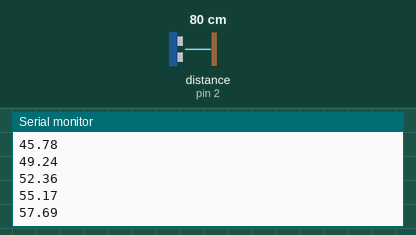
Simulated run of this sketch. Board: Arduino Uno, built with avr-gcc and run on an emulated ATmega328P. Shown: the last lines printed to the serial monitor. Wiring (inferred from the names in the program): ultrasonic range finder: trigger pin 2; echo pin 2. The test bench sets the inputs (shaded band); at power-on: distance to the obstacle (sensor on pin 2) 80 cm. The echo pulse lasts 58.3 µs per cm.

Above: at 1.2 s.
1.3 s: distance to the obstacle (sensor on pin 2) set to 2 cm
At 1.38 s:
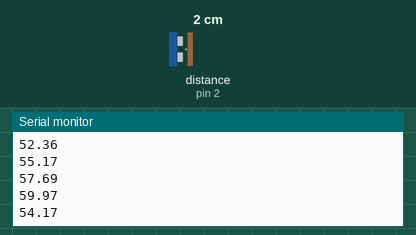
2.8 s: distance to the obstacle (sensor on pin 2) set to 4 cm
At 2.8 s:
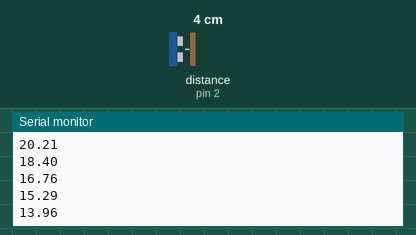
Timing chart, 0 to 5.8 s (numbered marks = the images above; inputs shaded):
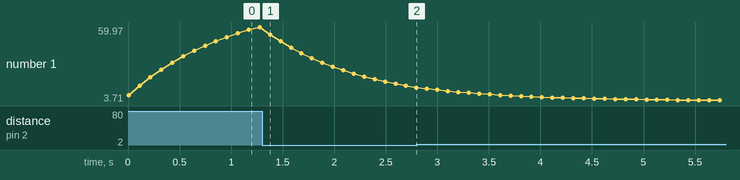

Measured:
- after the input at 1.3 s, the serial monitor: prints a new line after 0.08 s (image 1)
- plotted number 1: 59.97 → 13.96 after the input at 1.3 s

The sketch:

ultrasonic_1.ino
```cpp
#define US 2
unsigned long duration; //usecs
float distance = 0.0;

float A = 0.1;
float B;

void setup()
{
  Serial.begin(9600);
  pinMode(US, OUTPUT);
  digitalWrite(US, LOW);
  B = 1.0 - A;

}

void loop()
{
  pinMode(US, OUTPUT);
  // The US triggered by a HIGH pulse of 10 or more microseconds.
  // Give a short LOW pulse beforehand to ensure a clean HIGH pulse:
  digitalWrite(US, LOW);
  delayMicroseconds(2);
  digitalWrite(US, HIGH);
  delayMicroseconds(10);
  digitalWrite(US, LOW);

  // The same pin is used to read the signal from the US, a HIGH pulse
  // whose duration is the time (in microseconds) from the sending of the ping
  // to the reception of its echo off of an object.
  pinMode(US, INPUT);
  duration = pulseInLong(US, HIGH, 38000);
  distance = (duration/58.0) * A + distance * B;

  Serial.println(distance);
  delay(100);
}
```
